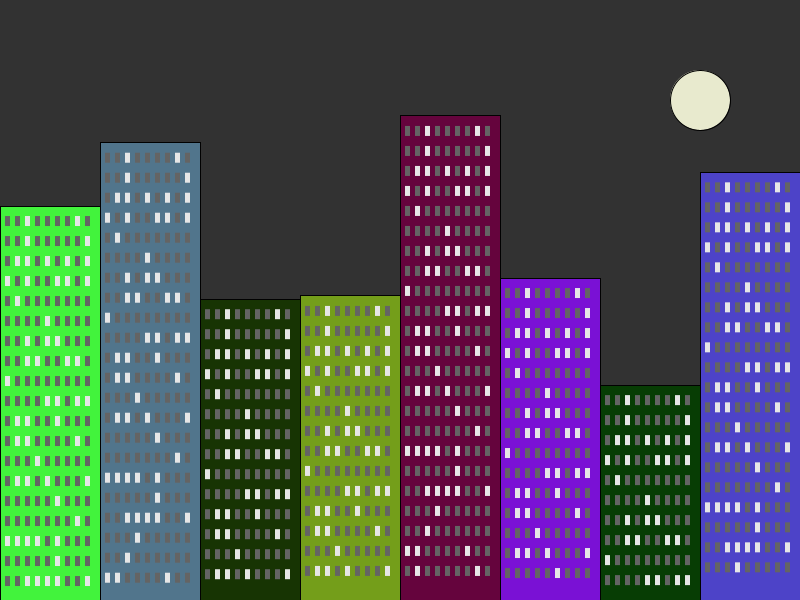
Frame 1 (no input)
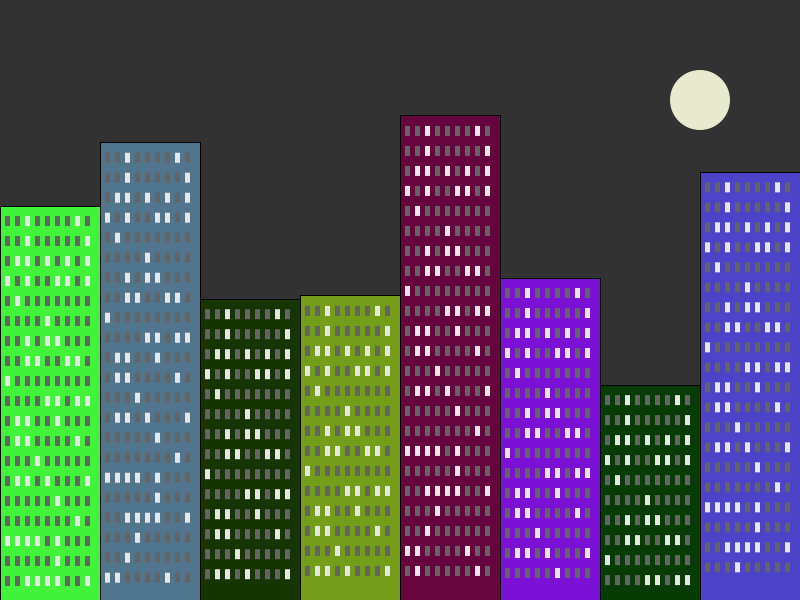
Frame 60 (the mouse pressed at the canvas centre just before this capture)
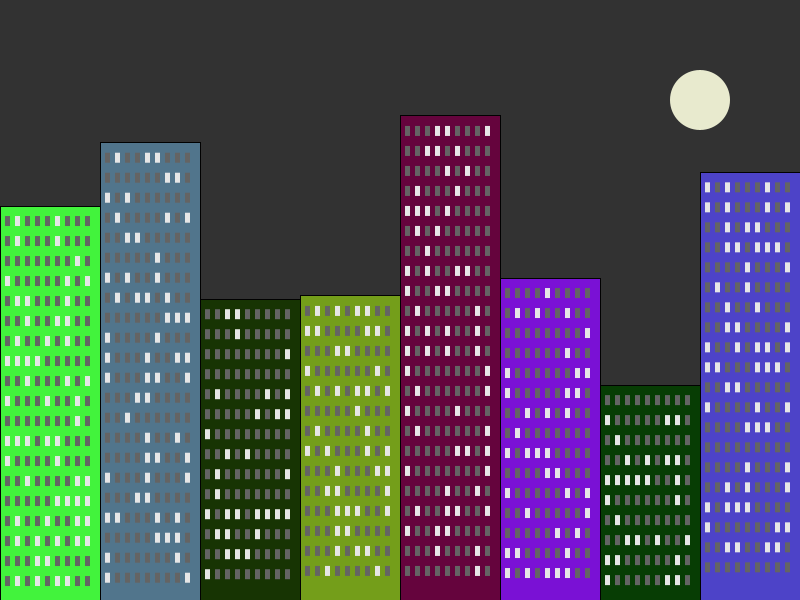
Frame 120 (the mouse held since frame 60 and released just before this capture)

The Processing sketch that drew these frames (run headless with seeded random() and noise(); from frame 60 on, the mouse is pressed at the canvas centre):

// Processing sketch: OrdenarPredios
// ── OrdenarPredios.pde
Predio[] predios = new Predio[8];

void setup(){
  size(800, 600);
  int l = width/predios.length;
  for(int i = 0; i < predios.length; i++) 
    predios[i] = new Predio(i*l, l);
}

void draw(){
  desenhaFundo();
  
  for(int i = 0; i < predios.length; i++)
    predios[i].desenha();
  
  
  if(keyPressed && key == 'o'){
    shellSort(); 
  }
  if(keyPressed && key == 'r'){
    int l = width/predios.length;
    for(int i = 0; i < predios.length; i++) 
      predios[i] = new Predio(i*l, l);
  }
}

void desenhaFundo(){
   background(50);
   fill(#E8EACE);
   circle(700, 100, 60);
}

void shellSort(){
  
}

// ── Predio.pde
class Predio {
  float x, largura, altura, prob;
  int ultimaMud = 0, semente = 0;
  color cor;
  
  public Predio(float x, float largura) {
    this.x = x;
    this.largura = largura;
    this.altura = random(height/2)+height/3;
    this.prob = 0.3;
    this.cor = color((int)random(256), (int)random(256), (int)random(256));
  }
  
  public void desenha(){
    int tempoAtual = millis();
    if(tempoAtual - ultimaMud >= 2000) {
      semente = int(random(10000)); 
      ultimaMud = tempoAtual;
    }
    randomSeed(semente);
    stroke(1);
    fill(cor);
    float y = height - altura;
    rect(x, y, largura, altura);
    float lj = 5, hj = 10;
    int l = (int)(altura/hj);
    int c = (int)(largura/lj);
    
    for(int i = 1; i < l-1; i++){
      if(i%2 == 0) continue;
      for(int j = 1; j < c-1; j++){
         if(j%2 == 0) continue;
         noStroke();
         if(random(1) < prob) fill(230);
         else fill(100);
         rect(x + j*lj, y + i*hj, lj, hj);
      }
    }
  }
  
  public float getX(){
    return x; 
  }
  
  public void setX(float x){
    this.x = x; 
  }
}
